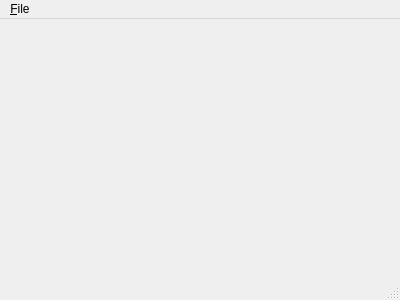
<?xml version="1.0" encoding="UTF-8"?>
<ui version="4.0">
 <class>MainWindow</class>
 <widget class="QMainWindow" name="MainWindow">
  <property name="geometry">
   <rect>
    <x>0</x>
    <y>0</y>
    <width>400</width>
    <height>300</height>
   </rect>
  </property>
  <property name="windowTitle">
   <string>MainWindow</string>
  </property>
  <widget class="QWidget" name="centralWidget">
   <layout class="QGridLayout" name="gridLayout"/>
  </widget>
  <widget class="QMenuBar" name="menuBar">
   <property name="geometry">
    <rect>
     <x>0</x>
     <y>0</y>
     <width>400</width>
     <height>23</height>
    </rect>
   </property>
   <widget class="QMenu" name="menu_File">
    <property name="title">
     <string>&amp;File</string>
    </property>
    <addaction name="action_Open"/>
   </widget>
   <addaction name="menu_File"/>
  </widget>
  <widget class="QStatusBar" name="statusBar"/>
  <action name="action_Open">
   <property name="text">
    <string>&amp;Open</string>
   </property>
  </action>
 </widget>
 <layoutdefault spacing="6" margin="11"/>
 <resources/>
 <connections/>
</ui>
